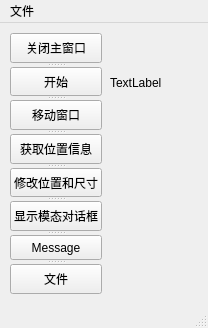
<?xml version="1.0" encoding="UTF-8"?>
<ui version="4.0">
 <class>MainWindow</class>
 <widget class="QMainWindow" name="MainWindow">
  <property name="geometry">
   <rect>
    <x>0</x>
    <y>0</y>
    <width>208</width>
    <height>328</height>
   </rect>
  </property>
  <property name="windowTitle">
   <string>MainWindow</string>
  </property>
  <widget class="QWidget" name="centralWidget">
   <widget class="QLabel" name="curTime">
    <property name="geometry">
     <rect>
      <x>110</x>
      <y>50</y>
      <width>91</width>
      <height>20</height>
     </rect>
    </property>
    <property name="text">
     <string>TextLabel</string>
    </property>
   </widget>
   <widget class="QSplitter" name="splitter">
    <property name="geometry">
     <rect>
      <x>10</x>
      <y>10</y>
      <width>92</width>
      <height>261</height>
     </rect>
    </property>
    <property name="orientation">
     <enum>Qt::Vertical</enum>
    </property>
    <widget class="QPushButton" name="closeMainWindow">
     <property name="text">
      <string>关闭主窗口</string>
     </property>
    </widget>
    <widget class="QPushButton" name="loopBtn">
     <property name="text">
      <string>开始</string>
     </property>
    </widget>
    <widget class="QPushButton" name="moveWinButton">
     <property name="text">
      <string>移动窗口</string>
     </property>
    </widget>
    <widget class="QPushButton" name="getWinPosBtn">
     <property name="text">
      <string>获取位置信息</string>
     </property>
    </widget>
    <widget class="QPushButton" name="setWinPosBtn">
     <property name="text">
      <string>修改位置和尺寸</string>
     </property>
    </widget>
    <widget class="QPushButton" name="ModeDialog">
     <property name="text">
      <string>显示模态对话框</string>
     </property>
    </widget>
    <widget class="QPushButton" name="msgBtn">
     <property name="text">
      <string>Message</string>
     </property>
    </widget>
    <widget class="QPushButton" name="fileDialogBtn">
     <property name="text">
      <string>文件</string>
     </property>
    </widget>
   </widget>
  </widget>
  <widget class="QStatusBar" name="statusBar"/>
  <widget class="QMenuBar" name="menuBar">
   <property name="geometry">
    <rect>
     <x>0</x>
     <y>0</y>
     <width>208</width>
     <height>23</height>
    </rect>
   </property>
   <widget class="QMenu" name="menufile">
    <property name="title">
     <string>文件</string>
    </property>
    <addaction name="actionopen"/>
    <addaction name="actionsave"/>
    <addaction name="actionexit"/>
   </widget>
   <addaction name="menufile"/>
  </widget>
  <action name="actionopen">
   <property name="text">
    <string>open</string>
   </property>
  </action>
  <action name="actionexit">
   <property name="text">
    <string>exit</string>
   </property>
  </action>
  <action name="actionsave">
   <property name="text">
    <string>save</string>
   </property>
  </action>
 </widget>
 <layoutdefault spacing="6" margin="11"/>
 <resources/>
 <connections/>
</ui>
